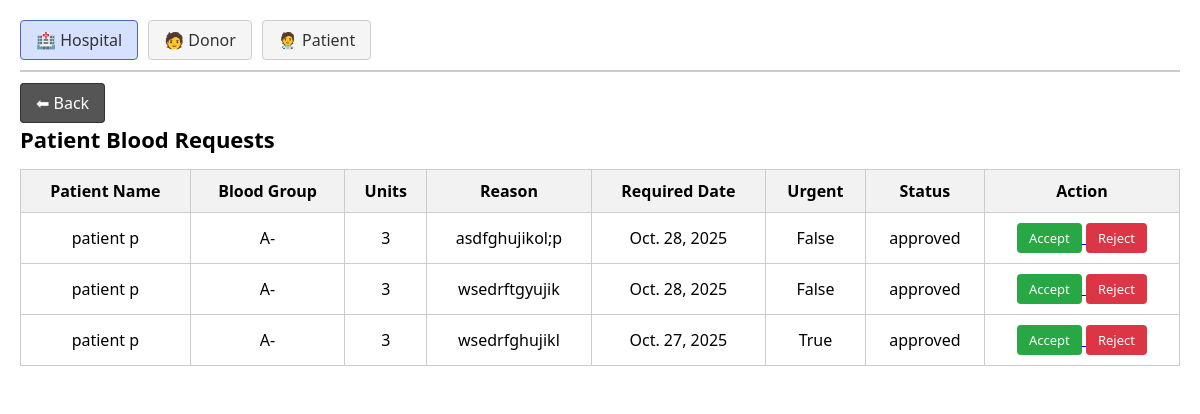
Page /manage_patients/ on the earlier database version.
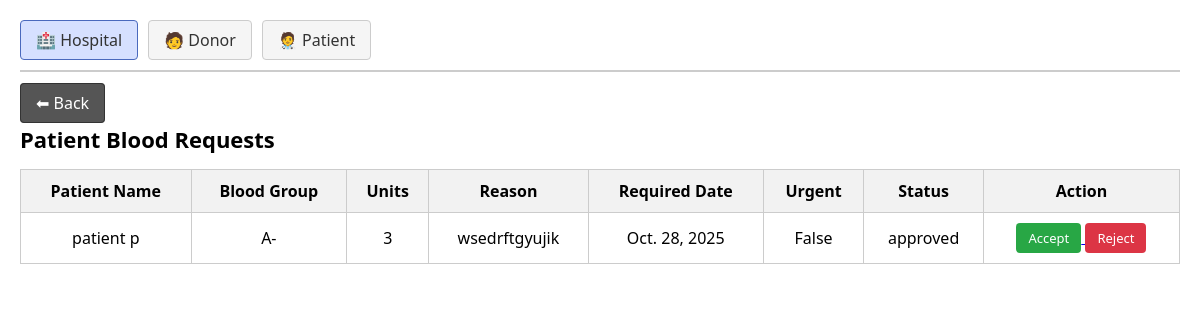
Same page on the later database version.
### Blood_Bank/models.py (models this page shows, shortened)
class Request_list(models.Model):
    patient = models.ForeignKey(Patient,on_delete=models.CASCADE)
    unit = models.PositiveIntegerField(null=True,blank=True)
    date = models.DateField(null=True,blank=True)
    reason = models.CharField(max_length=50,null=True,blank=True)
    urgent = models.BooleanField(default=False)
    STATUS_CHOICES = (
        ('requested', 'Requested'),
        ('approved', 'Approved'),
        ('rejected', 'Rejected'),
    )
    status = models.CharField(max_length=10, choices=STATUS_CHOICES, default='requested')

class Patient(models.Model):
    profile = models.OneToOneField(Profile, on_delete=models.CASCADE)
    patient_name = models.CharField(max_length=20,null=True,blank=True)
    patient_age = models.PositiveIntegerField(null=True,blank=True)
    patient_dob = models.DateField(null=True,blank=True)
    patient_gender = models.CharField(max_length=10,null=True,blank=True)
    patient_number = models.CharField(max_length=20,null=True,blank=True)
    patient_address = models.CharField(max_length=50,null=True,blank=True)
    patient_blood_group = models.CharField(max_length=10,null=True,blank=True)
    emergency_contact_name = models.CharField(max_length=20,null=True,blank=True)
    emergency_contact_number = models.CharField(max_length=20,null=True,blank=True)

### Blood_Bank/views.py (the view)
# urls.py: path('manage_patients/',views.manage_patients,name='manage_patients'),
def manage_patients(request):
    request_list = Request_list.objects.all()
    return render(request,'admin_dashboard/manage_patients.html',{'request_list':request_list})

### Blood_Bank/templates/admin_dashboard/manage_patients.html (shortened to what this page needs)
{% load static %}
<!DOCTYPE html>
<html lang="en">
<head>
    <link rel="stylesheet" href="{% static 'css/admin_dashboard/manage_patients.css' %}">
</head>
<body>
    <div class="page-container">
        <nav class="top-menu">
            <a href="{% url 'manage_hospitals' %}" class="active">🏥 Hospital</a>
            <a href="{% url 'manage_donors' %}">🧑 Donor</a>
            <a href="{% url 'manage_patients' %}">🧑‍⚕ Patient</a>
        </nav>
        <div class="back-section">
            <a href="{% url 'admindashboard' %}" class="back-btn">⬅ Back</a>
        </div>
        <main class="table-container">
            <h2>Patient Blood Requests</h2>
            <table>
                <thead>
                    <tr>
                        <th>Patient Name</th>
                        <th>Blood Group</th>
                        <th>Units</th>
                        <th>Reason</th>
                        <th>Required Date</th>
                        <th>Urgent</th>
                        <th>Status</th>
                        <th>Action</th>
                    </tr>
                </thead>
                <tbody>
                    {% for r in request_list %}
                    <tr>
                        <td>{{ r.patient.patient_name }}</td>
                        <td>{{ r.patient.patient_blood_group }}</td>
                        <td>{{ r.unit }}</td>
                        <td>{{ r.reason }}</td>
                        <td>{{ r.date }}</td>
                        <td>{{ r.urgent }}</td>
                        <td>{{ r.status }}</td>
                        <td>
                            <a href="{% url 'manage_patients_update' r.id %}">
                                <button class="btn approve" type="button">Accept</button>
                            </a>
                            <a href="{% url 'manage_patients_delete' r.id %}">
                                <button class="btn reject" type="button">Reject</button>
                            </a>
                        </td>
                    </tr>
                    {% empty %}
                    <tr>
                        <td colspan="8">No patient requests available</td>
                    </tr>
                    {% endfor %}
                </tbody>
            </table>
        </main>
    </div>
</body>
</html>

Differences in the rows shown:
removed Request_list: patient.patient_name "patient p", patient.patient_blood_group "A-", unit "3", reason "asdfghujikol;p", date "Oct. 28, 2025", urgent "False", status "approved"
removed Request_list: patient.patient_name "patient p", patient.patient_blood_group "A-", unit "3", reason "wsedrfghujikl", date "Oct. 27, 2025", urgent "True", status "approved"
